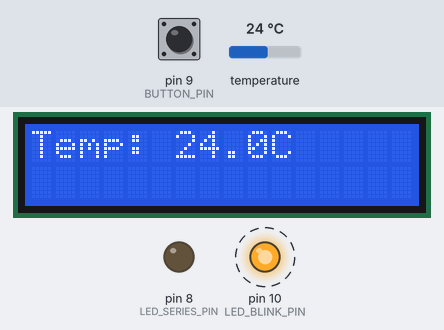
Recording of a sketch running on a simulated Arduino Uno, built with avr-gcc and run on an emulated ATmega328P. Parts: 16×2 character LCD, output pins drawn as LEDs (lit = HIGH). Dashed ring = blinking. Inputs (shaded band) come from the test bench; at power-on: pin 9 (BUTTON_PIN) LOW, temperature 24 °C. What the sketch prints to the serial monitor is not drawn.

Above: at 0.1 s.
1.1 s: pin 9 (BUTTON_PIN) pulled HIGH for 0.15 s
At 1.23 s:
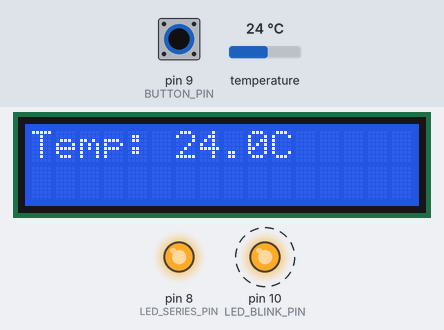
2.7 s: pin 9 (BUTTON_PIN) pulled HIGH for 1 s
At 4.3 s:
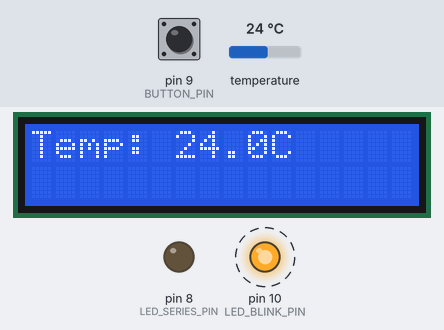
5.2 s: temperature set to 12 °C
At 6.76 s:
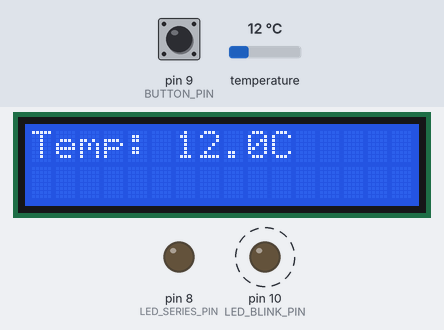
7.1 s: temperature set to 19 °C
At 8.24 s:
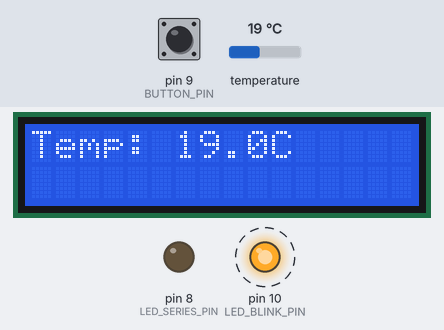
8.9 s: temperature set to 28 °C
At 10.22 s:
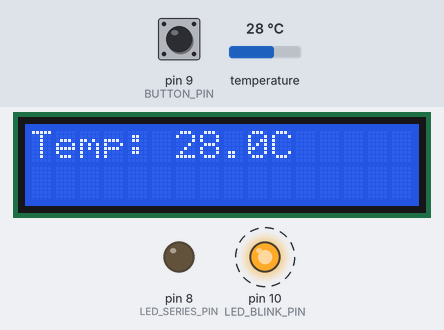
Timing chart, 0 to 11.7 s (numbered marks = the images above; inputs shaded):
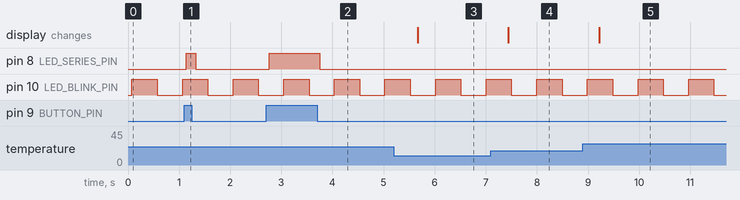

Measured:
- after the input at 1.1 s, pin 8 (LED_SERIES_PIN): LOW → HIGH at once, → LOW 0.18 s later
- after the input at 2.7 s, pin 8 (LED_SERIES_PIN): LOW → HIGH after 0.06 s, → LOW 0.99 s later
- after the input at 5.2 s, the display: changes after 0.47 s (image 3)
- after the input at 7.1 s, the display: changes after 0.34 s (image 4)
- after the input at 8.9 s, the display: changes after 0.32 s (image 5)
- by itself, pin 10 (LED_BLINK_PIN): alternates HIGH for 0.50 s and LOW for 0.50 s

The sketch:

Practica9_hardware.ino
```cpp
#include <Arduino_FreeRTOS.h>
#include <semphr.h>
#include <Wire.h>
#include <Adafruit_Sensor.h>
#include <Adafruit_BME280.h>
#include <LiquidCrystal.h>

// Definiciones de hardware
#define BUTTON_PIN 9
#define LED_SERIES_PIN 8
#define LED_BLINK_PIN 10
#define LCD_RS 7
#define LCD_EN 6
#define LCD_D4 5
#define LCD_D5 4
#define LCD_D6 3
#define LCD_D7 2

// Objeto para el sensor BME280 y LCD
Adafruit_BME280 bme;
LiquidCrystal lcd(LCD_RS, LCD_EN, LCD_D4, LCD_D5, LCD_D6, LCD_D7);

// Definiciones de FreeRTOS
SemaphoreHandle_t xSerialSemaphore;
QueueHandle_t xSensorDataQueue;

// Función de configuración
void setup() {
  // Inicialización de componentes
  pinMode(BUTTON_PIN, INPUT);
  pinMode(LED_SERIES_PIN, OUTPUT);
  pinMode(LED_BLINK_PIN, OUTPUT);

  lcd.begin(16, 2);
  if (!bme.begin(0x76)) {
    lcd.print("BME280 error!");
    while (1);
  }

  Serial.begin(9600);

  // Crear semáforo y cola
  xSerialSemaphore = xSemaphoreCreateBinary();
  xSemaphoreGive(xSerialSemaphore);
  xSensorDataQueue = xQueueCreate(10, sizeof(float)); // Incrementar capacidad de la cola

  // Crear tareas
  xTaskCreate(taskButtonLEDs, "ButtonLEDs", 128, NULL, 2, NULL);
  xTaskCreate(taskReadBME280, "ReadBME280", 128, NULL, 3, NULL);
  xTaskCreate(taskBlinkLED, "BlinkLED", 128, NULL, 1, NULL);

  vTaskStartScheduler(); // Inicia el sistema FreeRTOS
}

void loop() {
  // No se usa el loop en FreeRTOS
}

// Tarea 1: Leer botón y controlar LEDs en serie
void taskButtonLEDs(void *pvParameters) {
  for (;;) {
    if (digitalRead(BUTTON_PIN) == HIGH) {
      digitalWrite(LED_SERIES_PIN, HIGH);
    } else {
      digitalWrite(LED_SERIES_PIN, LOW);
    }
    vTaskDelay(pdMS_TO_TICKS(100)); // Espera 100 ms
  }
}

// Tarea 2: Leer BME280 y enviar datos por serial y LCD
void taskReadBME280(void *pvParameters) {
  for (;;) {
    float temperature = bme.readTemperature();

    if (xSemaphoreTake(xSerialSemaphore, pdMS_TO_TICKS(100))) { // Tiempo de espera para evitar bloqueo
      Serial.print("Temp: ");
      Serial.println(temperature);
      xSemaphoreGive(xSerialSemaphore);
    }

    lcd.clear();
    lcd.setCursor(0, 0);
    lcd.print("Temp:");
    lcd.setCursor(6, 0);
    lcd.print(temperature, 1);
    lcd.print("C");

    // Evitar bloqueo indefinido al enviar a la cola
    if (xQueueSend(xSensorDataQueue, &temperature, pdMS_TO_TICKS(100)) != pdPASS) {
      Serial.println("Cola llena, datos descartados.");
    }

    vTaskDelay(pdMS_TO_TICKS(500)); // Espera 500 ms
  }
}

// Tarea 3: Parpadear LED
void taskBlinkLED(void *pvParameters) {
  for (;;) {
    digitalWrite(LED_BLINK_PIN, HIGH);
    vTaskDelay(pdMS_TO_TICKS(500));
    digitalWrite(LED_BLINK_PIN, LOW);
    vTaskDelay(pdMS_TO_TICKS(500));
  }
}
```
